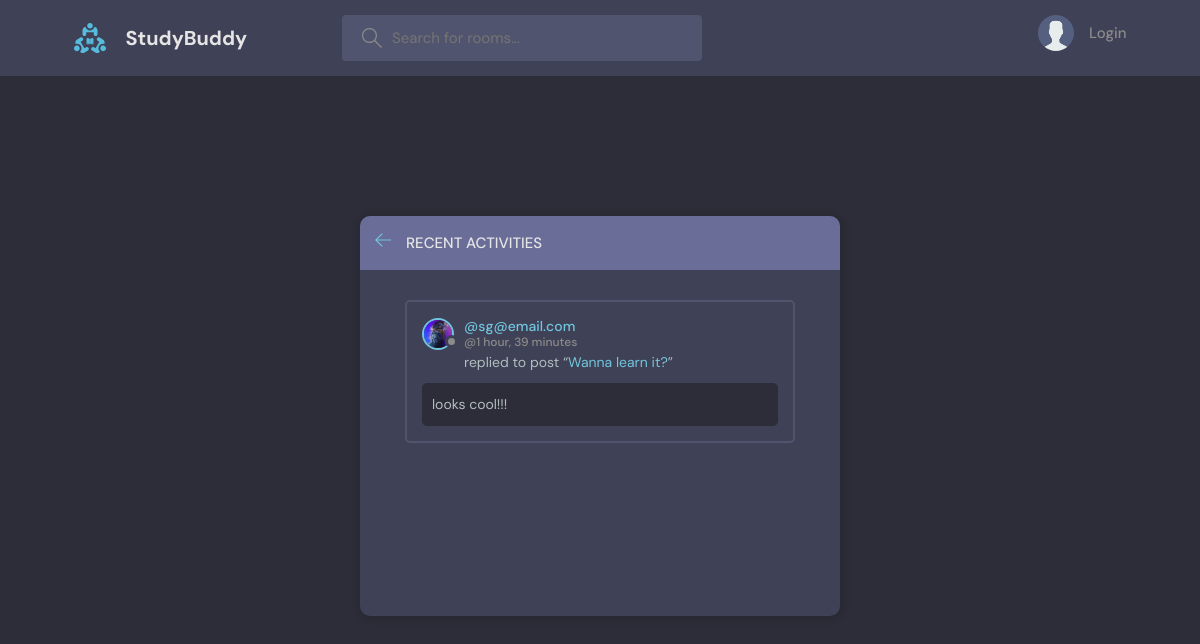
The page /activity/ on the database as committed earlier.
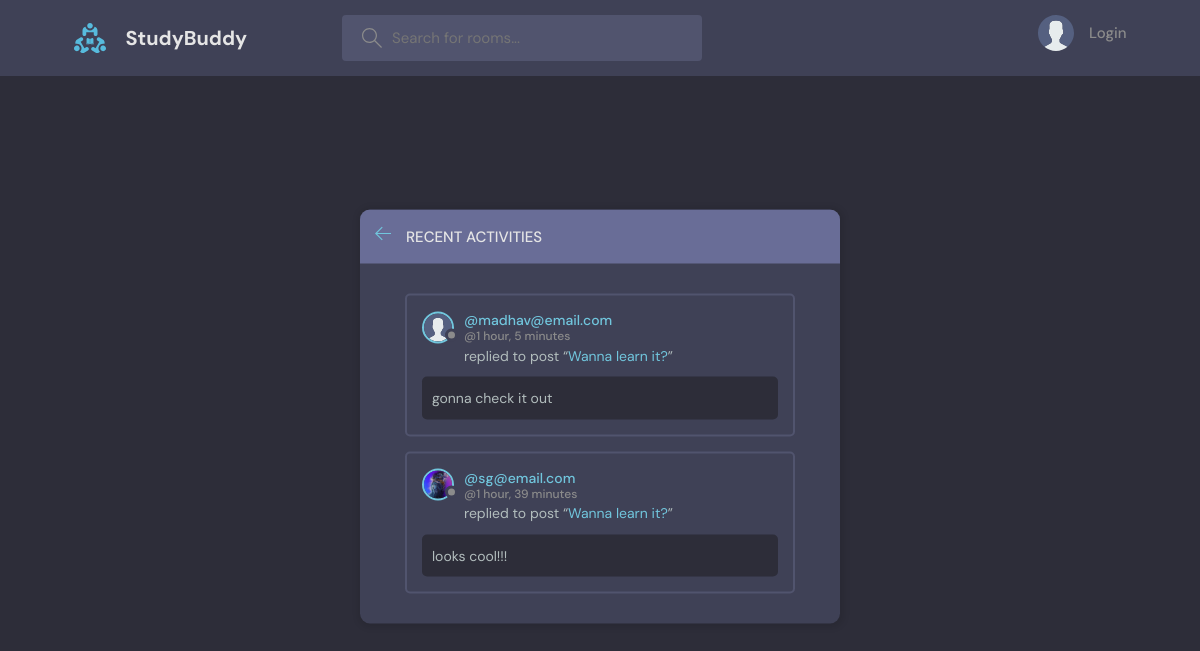
The same page on the database as committed later.
### base/models.py (models this page shows, shortened)
class Message(models.Model):
    user = models.ForeignKey(User, on_delete = models.CASCADE)
    room = models.ForeignKey(Room, on_delete=models.CASCADE)
    body = models.TextField()
    updated = models.DateTimeField(auto_now=True)
    created = models.DateTimeField(auto_now_add=True)
    class Meta:
        ordering=['-updated','-created']

class User(AbstractUser):
    name=models.CharField(max_length=200,null=True)
    email=models.EmailField(unique=True,null=True)
    bio=models.TextField(null=True)
    avatar=models.ImageField(null=True,default="avatar.svg")
    USERNAME_FIELD='email'
    REQUIRED_FIELDS=[]

class Room(models.Model):
    host = models.ForeignKey(User, on_delete=models.SET_NULL, null = True)
    topic = models.ForeignKey(Topic, on_delete=models.SET_NULL, null=True)
    name=models.CharField(max_length=200)
    participants=models.ManyToManyField(User, related_name='participants',blank=True)
    description=models.TextField(blank=True,null=True)
    updated = models.DateTimeField(auto_now=True)
    created=models.DateField(auto_now_add=True)
    class Meta:
        ordering=['-updated','-created']
    def __str__(self):
        return self.name

### base/views.py (the view)
# urls.py: path('activity/',views.activityPage,name="activity"),
def activityPage(request):
    room_messages=Message.objects.all()[0:5]
    context={'room_messages':room_messages}
    return render(request,"base/activity.html",context)

### base/templates/base/activity.html (shortened to what this page needs)
{% extends 'main.html' %}
{% block content %}
    <main class="layout">
      <div class="container">
        <div class="layout__box">
          <div class="layout__boxHeader">
            <div class="layout__boxTitle">
              <a href="{% url 'home' %}">
                <svg version="1.1" xmlns="http://www.w3.org/2000/svg" width="32" height="32" viewBox="0 0 32 32">
                  <title>arrow-left</title>
                  <path
                    d="M13.723 2.286l-13.723 13.714 13.719 13.714 1.616-1.611-10.96-10.96h27.625v-2.286h-27.625l10.965-10.965-1.616-1.607z"
                  ></path>
                </svg>
              </a>
              <h3>Recent Activities</h3>
            </div>
          </div>
          <div class="activities-page layout__body">
            {% for message in room_messages %}
            <div class="activities__box">
              <div class="activities__boxHeader roomListRoom__header">
                <a href="{% url 'user-profile' message.user.id %}" class="roomListRoom__author">
                  <div class="avatar avatar--small">
                    <img src="{{message.user.avatar.url}}" />
                  </div>
                  <p>
                    @{{message.user}}
                    <span>@{{message.created|timesince}}</span>
                  </p>
                </a>
              </div>
              <div class="activities__boxContent">
                <p>replied to post “<a href="{% url 'room' message.room.id %}">{{message.room}}</a>”</p>
                <div class="activities__boxRoomContent">
                  {{message.body}}
                </div>
              </div>
            </div>
            {% endfor %}
          </div>
        </div>
      </div>
    </main>
    {% endblock content %}

Rows that differ between the two databases and show on the page:
added Message: user.avatar (placeholder picture), user "madhav@email.com", created "1 hour, 5 minutes", room "Wanna learn it?", body "gonna check it out"
